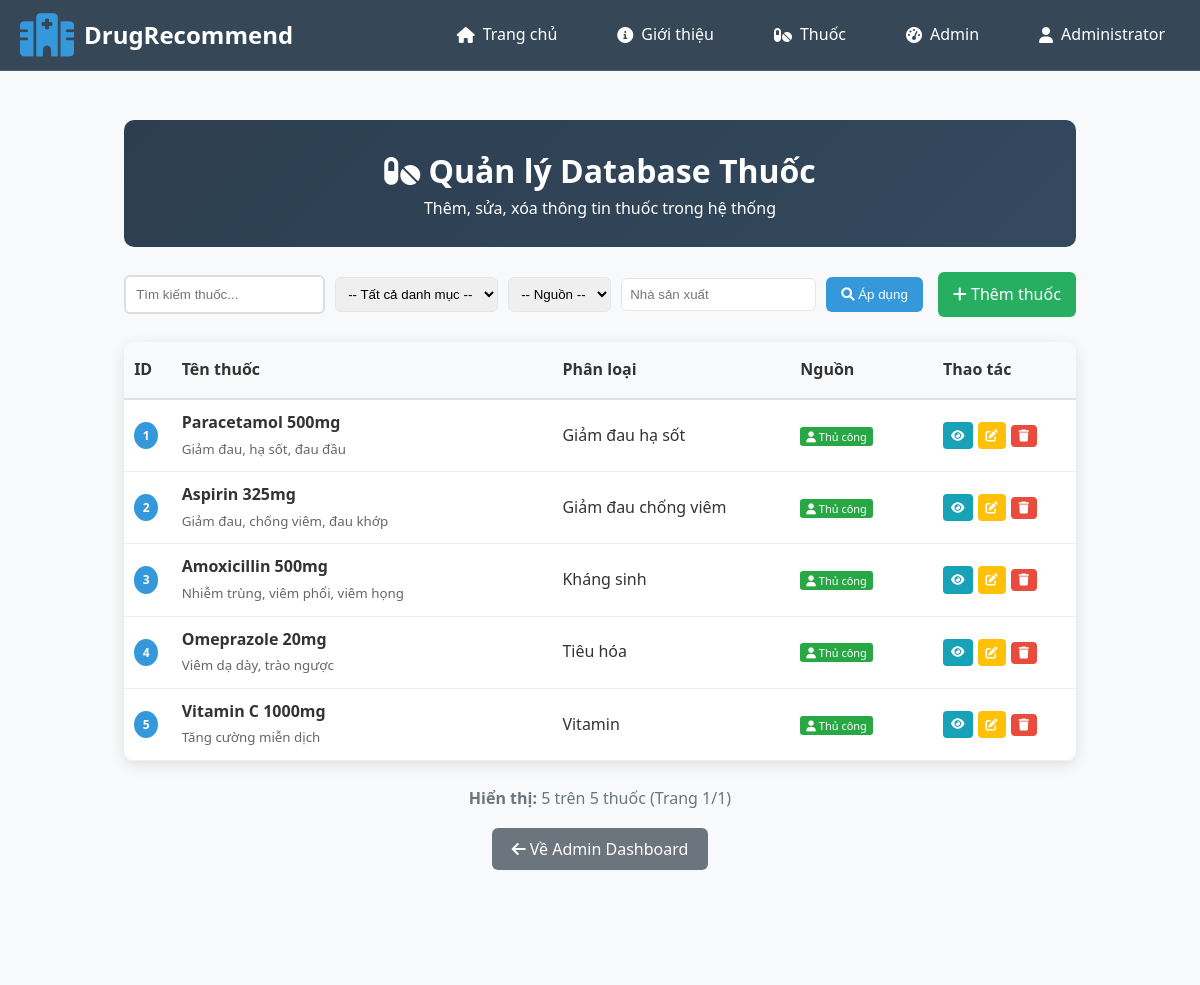
The app's page /admin/drugs (signed in, upper part), older data.
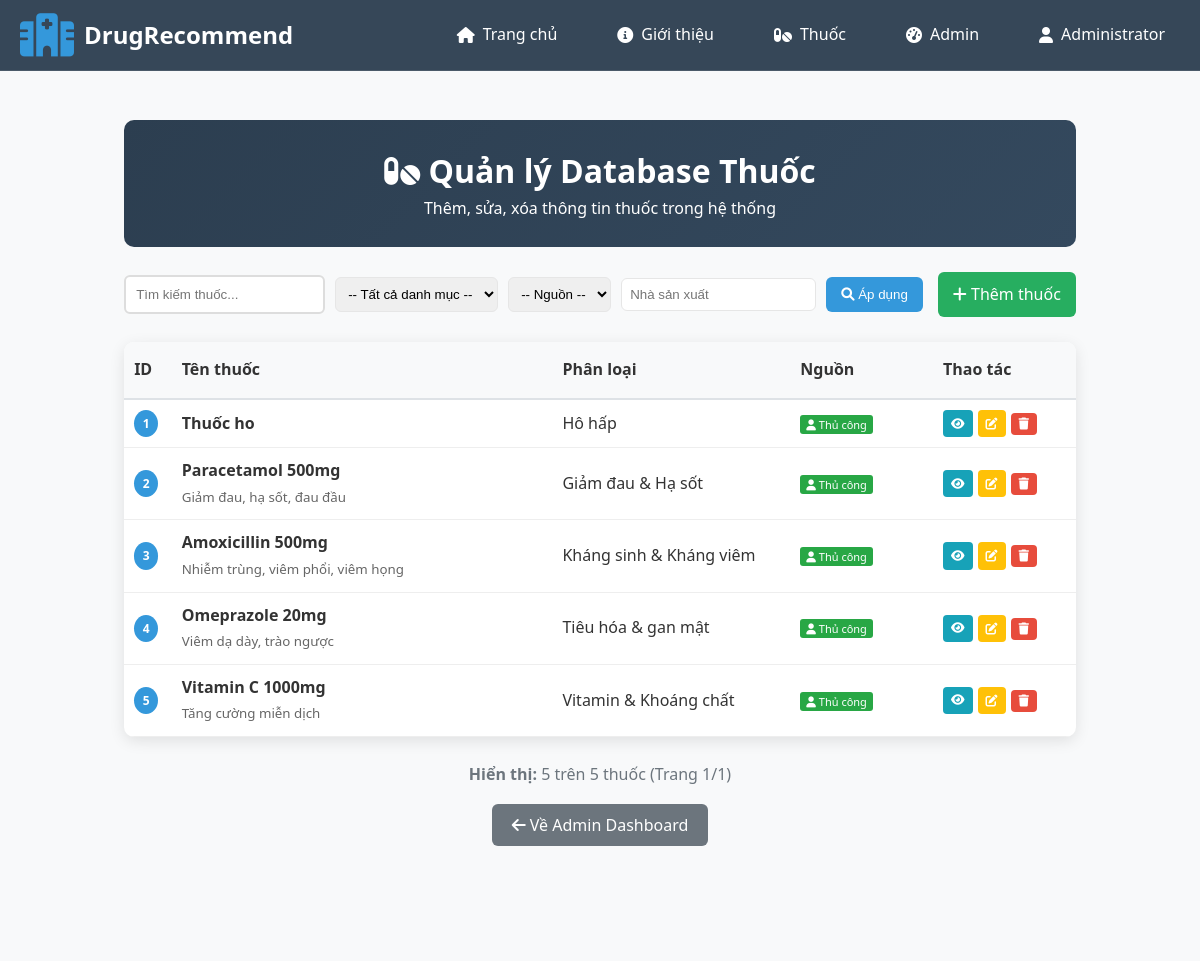
The same page, newer data.
### tables this page shows
CREATE TABLE drugs_master (
            id INTEGER PRIMARY KEY AUTOINCREMENT,
            drug_name TEXT NOT NULL,
            drug_class TEXT,
            ingredients TEXT,
            indication TEXT,
            created_at TIMESTAMP DEFAULT CURRENT_TIMESTAMP
        , dosage_form TEXT, packing TEXT, usage TEXT, caution TEXT, contraindication TEXT, side_effects TEXT, manufacturer TEXT, price REAL, image_urls TEXT);

### app.py (the view)
@app.route('/admin/drugs')
@admin_required
def admin_drugs():
    try:
        search = request.args.get('search', '')
        page = int(request.args.get('page', 1))
        per_page = 20  # Số thuốc mỗi trang
        selected_category = request.args.get('category', '')
        selected_source = request.args.get('source', '')
        selected_manufacturer = request.args.get('manufacturer', '')
        all_drugs = get_all_drugs(search if search else None, 'both')
        categories = _get_dataset_categories()
        sources = ['dataset', 'manual']
        manufacturers = sorted(list({(d.get('manufacturer') or '').strip() for d in all_drugs if d.get('manufacturer')}))
        filtered = all_drugs
        if selected_category:
            filtered = [
                d for d in filtered
                if str(d.get('drug_class', '')).strip().lower() == selected_category.strip().lower()
            ]
        if selected_source:
            filtered = [d for d in filtered if selected_source.lower() == str(d.get('source','')).lower()]
        if selected_manufacturer:
            filtered = [d for d in filtered if selected_manufacturer.lower() in (str(d.get('manufacturer','')).lower())]
        total_drugs = len(filtered)
        total_pages = math.ceil(total_drugs / per_page) if total_drugs > 0 else 1
        start_idx = (page - 1) * per_page
        end_idx = start_idx + per_page
        drugs = filtered[start_idx:end_idx]
        pagination = {
            'page': page,
            'per_page': per_page,
            'total': total_drugs,
            'total_pages': total_pages,
            'has_prev': page > 1,
            'has_next': page < total_pages,
            'prev_num': page - 1 if page > 1 else None,
            'next_num': page + 1 if page < total_pages else None
        }
        return render_template('admin/drug_management.html',
                     drugs=drugs,
                     search=search,
                     pagination=pagination,
                     user=session,
                     categories=categories,
                     selected_category=selected_category,
                     sources=sources,
                     selected_source=selected_source,
                     manufacturers=manufacturers,
                     selected_manufacturer=selected_manufacturer)
    except Exception as e:
        print(f"Error in admin_drugs: {e}")
        flash(f'Lỗi tải danh sách thuốc: {str(e)}', 'error')
        return redirect(url_for('admin_dashboard'))

### app.py (called while the page is built, shortened)
def admin_required(f):
    @wraps(f)
    def decorated_function(*args, **kwargs):
        if 'user_id' not in session or session.get('role') != 'admin':
            flash('Bạn không có quyền truy cập.', 'error')
            return redirect(url_for('index'))
        return f(*args, **kwargs)
    return decorated_function

def _get_dataset_categories():
    categories = set()
    return sorted(list(categories))

### init.py (called while the page is built)
def get_db():
    conn = sqlite3.connect(DB_PATH)
    conn.row_factory = sqlite3.Row
    return conn

### templates/admin/drug_management.html (shortened to what the changed rows need)
{% extends "layout/base.html" %}
{% block content %}
<div style="max-width: 1200px; margin: 100px auto; padding: 20px;">
    <div style="background: linear-gradient(135deg, #2c3e50 0%, #34495e 100%); color: white; padding: 25px; border-radius: 10px; margin-bottom: 25px; text-align: center;">
        <h1><i class="fas fa-pills"></i> Quản lý Database Thuốc</h1>
    </div>
    <div style="background: white; border-radius: 10px; overflow: hidden; box-shadow: 0 4px 15px rgba(0,0,0,0.1);">
        <table style="width: 100%; border-collapse: collapse;">
            <colgroup>
            </colgroup>
            <thead>
                <tr style="background: #f8f9fa;">
                    <th style="padding: 15px 10px; text-align: left; font-weight: 600; border-bottom: 2px solid #dee2e6;">ID</th>
                    <th style="padding: 15px 10px; text-align: left; font-weight: 600; border-bottom: 2px solid #dee2e6;">Tên thuốc</th>
                    <th style="padding: 15px 10px; text-align: left; font-weight: 600; border-bottom: 2px solid #dee2e6;">Phân loại</th>
                    <th style="padding: 15px 10px; text-align: left; font-weight: 600; border-bottom: 2px solid #dee2e6;">Nguồn</th>
                    <th style="padding: 15px 10px; text-align: left; font-weight: 600; border-bottom: 2px solid #dee2e6;">Thao tác</th>
                </tr>
            </thead>
            <tbody>
                {% if drugs %}
                {% for drug in drugs %}
                <tr style="border-bottom: 1px solid #eee;">
                    <td style="padding: 10px;">
                        <div style="display: flex; align-items: center; gap: 8px;">
                            <span style="background: #3498db; color: white; padding: 4px 8px; border-radius: 50%; font-size: 12px; min-width: 24px; text-align: center; font-weight: bold;">
                                {{ loop.index }}
                            </span>
                        </div>
                    </td>
                    <td style="padding: 10px;">
                        <strong>{{ drug.drug_name }}</strong>
                        {% if drug.indication %}
                            <br><small style="color: #666;">{{ drug.indication[:60] }}{% if drug.indication|length > 60 %}...{% endif %}</small>
                        {% endif %}
                    </td>
                    <td style="padding: 10px;">{{ drug.drug_class or 'Chưa phân loại' }}</td>
                    <td style="padding: 10px;">
                        {% if drug.source == 'dataset' %}
                            <span style="background: #3498db; color: white; padding: 2px 6px; border-radius: 3px; font-size: 11px;">
                                <i class="fas fa-database"></i> Dataset
                            </span>
                        {% else %}
                            <span style="background: #28a745; color: white; padding: 2px 6px; border-radius: 3px; font-size: 11px;">
                                <i class="fas fa-user"></i> Thủ công
                            </span>
                        {% endif %}
                    </td>
                    <td style="padding: 10px;">
                        <div style="display: flex; gap: 5px;">
                            <button onclick="showDrugDetailSafe(this)"
                                    data-drug-index="{{ drug.id }}"
                                    data-drug-name="{{ drug.drug_name }}"
                                    data-drug-source="{{ drug.source }}"
                                    style="padding: 4px 8px; background: #17a2b8; color: white; border: none; border-radius: 4px; cursor: pointer; font-size: 12px;"
                                    title="Xem chi tiết">
                                <i class="fas fa-eye"></i>
                            </button>
                            {% if drug.source == 'manual' %}
                            <a href="{{ url_for('edit_drug', drug_id=drug.id) }}"
                               style="display: inline-block; padding: 4px 8px; background: #ffc107; color: white; border: none; border-radius: 4px; cursor: pointer; font-size: 12px; text-decoration: none;"
                               title="Chỉnh sửa">
                                <i class="fas fa-edit"></i>
                            </a>
                            <form method="POST"
                                  action="{{ url_for('delete_drug_route', drug_id=drug.id) }}"
                                  style="display: inline;"
                                  data-drug-name="{{ drug.drug_name|e }}"
                                  onsubmit="return confirmDelete(this)">
                                <button type="submit"
                                        style="padding: 4px 8px; background: #e74c3c; color: white; border: none; border-radius: 4px; cursor: pointer; font-size: 12px;"
                                        title="Xóa">
                                    <i class="fas fa-trash"></i>
                                </button>
                            </form>
                            {% else %}
                            <span style="color: #6c757d; font-size: 11px;" title="Không thể sửa/xóa thuốc từ dataset">
                                <i class="fas fa-lock"></i>
                            </span>
                            {% endif %}
                        </div>
                    </td>
                </tr>
                {% endfor %}
            {% endif %}
            </tbody>
        </table>
    </div>
</div>
{% endblock %}

Row changes from the older to the newer data that the page shows:
removed drugs_master: drug_name "Aspirin 325mg", indication "Giảm đau, chống viêm, đau khớp", drug_class "Giảm đau chống viêm"
added drugs_master: drug_name "Thuốc ho", drug_class "Hô hấp"
changed drugs_master "Paracetamol 500mg": drug_class "Giảm đau hạ sốt" → "Giảm đau & Hạ sốt"
changed drugs_master "Amoxicillin 500mg": drug_class "Kháng sinh" → "Kháng sinh & Kháng viêm"
changed drugs_master "Omeprazole 20mg": drug_class "Tiêu hóa" → "Tiêu hóa & gan mật"
changed drugs_master "Vitamin C 1000mg": drug_class "Vitamin" → "Vitamin & Khoáng chất"
